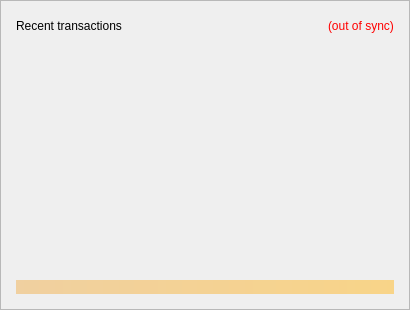
                <widget class="QFrame" name="frame_RecentTransactions">
                 <property name="minimumSize">
                  <size>
                   <width>410</width>
                   <height>100</height>
                  </size>
                 </property>
                 <property name="frameShape">
                  <enum>QFrame::StyledPanel</enum>
                 </property>
                 <property name="frameShadow">
                  <enum>QFrame::Raised</enum>
                 </property>
                 <layout class="QVBoxLayout" name="verticalLayout_1" stretch="0,0,0,0">
                  <property name="leftMargin">
                   <number>15</number>
                  </property>
                  <property name="topMargin">
                   <number>15</number>
                  </property>
                  <property name="rightMargin">
                   <number>15</number>
                  </property>
                  <property name="bottomMargin">
                   <number>15</number>
                  </property>
                  <item>
                   <layout class="QHBoxLayout" name="horizontalLayout_2">
                    <item>
                     <widget class="QLabel" name="label_4">
                      <property name="minimumSize">
                       <size>
                        <width>190</width>
                        <height>20</height>
                       </size>
                      </property>
                      <property name="font">
                       <font/>
                      </property>
                      <property name="text">
                       <string>Recent transactions</string>
                      </property>
                     </widget>
                    </item>
                    <item>
                     <spacer name="horizontalSpacer">
                      <property name="orientation">
                       <enum>Qt::Horizontal</enum>
                      </property>
                      <property name="sizeHint" stdset="0">
                       <size>
                        <width>40</width>
                        <height>20</height>
                       </size>
                      </property>
                     </spacer>
                    </item>
                    <item>
                     <widget class="QLabel" name="labelTransactionsStatus">
                      <property name="cursor">
                       <cursorShape>WhatsThisCursor</cursorShape>
                      </property>
                      <property name="toolTip">
                       <string>The displayed information may be out of date. Your wallet automatically synchronizes with the ZCore network after a connection is established, but this process has not completed yet.</string>
                      </property>
                      <property name="styleSheet">
                       <string notr="true">QLabel { color: red; }</string>
                      </property>
                      <property name="text">
                       <string notr="true">(out of sync)</string>
                      </property>
                      <property name="alignment">
                       <set>Qt::AlignLeading|Qt::AlignLeft|Qt::AlignVCenter</set>
                      </property>
                     </widget>
                    </item>
                   </layout>
                  </item>
                  <item>
                   <widget class="QListView" name="listTransactions">
                    <property name="minimumSize">
                     <size>
                      <width>0</width>
                      <height>0</height>
                     </size>
                    </property>
                    <property name="styleSheet">
                     <string notr="true">QListView { background: transparent; }</string>
                    </property>
                    <property name="frameShape">
                     <enum>QFrame::NoFrame</enum>
                    </property>
                    <property name="verticalScrollBarPolicy">
                     <enum>Qt::ScrollBarAlwaysOff</enum>
                    </property>
                    <property name="horizontalScrollBarPolicy">
                     <enum>Qt::ScrollBarAlwaysOff</enum>
                    </property>
                    <property name="selectionMode">
                     <enum>QAbstractItemView::NoSelection</enum>
                    </property>
                   </widget>
                  </item>
                  <item>
                   <spacer name="verticalSpacer_2">
                    <property name="orientation">
                     <enum>Qt::Vertical</enum>
                    </property>
                    <property name="sizeType">
                     <enum>QSizePolicy::Expanding</enum>
                    </property>
                    <property name="sizeHint" stdset="0">
                     <size>
                      <width>20</width>
                      <height>40</height>
                     </size>
                    </property>
                   </spacer>
                  </item>
                  <item>
                   <widget class="QLabel" name="labelAlerts">
                    <property name="maximumSize">
                     <size>
                      <width>16777215</width>
                      <height>16777215</height>
                     </size>
                    </property>
                    <property name="styleSheet">
                     <string notr="true">background-color: qlineargradient(x1: 0, y1: 0, x2: 1, y2: 0, stop:0 #F0D0A0, stop:1 #F8D488); color:#000000;</string>
                    </property>
                    <property name="text">
                     <string/>
                    </property>
                    <property name="wordWrap">
                     <bool>true</bool>
                    </property>
                    <property name="margin">
                     <number>3</number>
                    </property>
                   </widget>
                  </item>
                 </layout>
                </widget>
